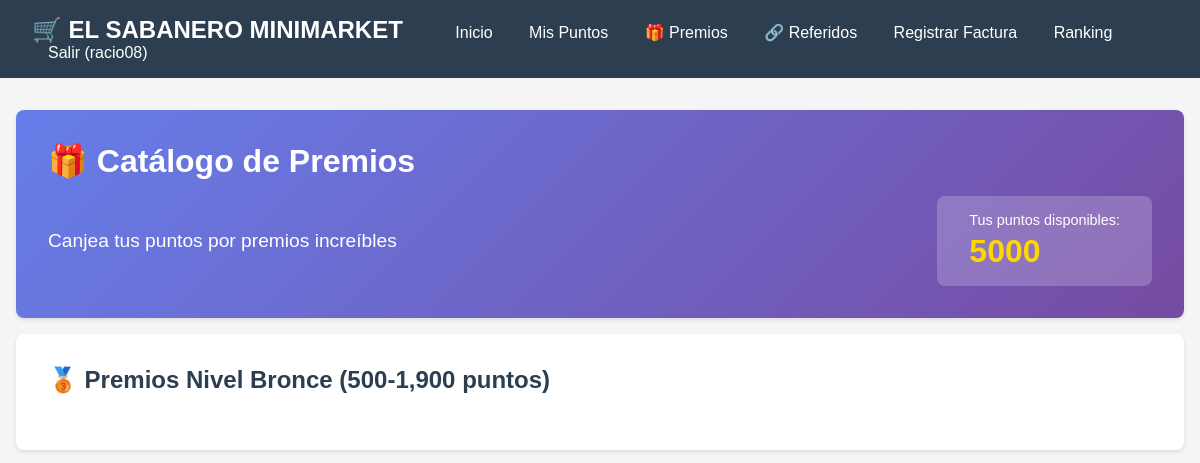
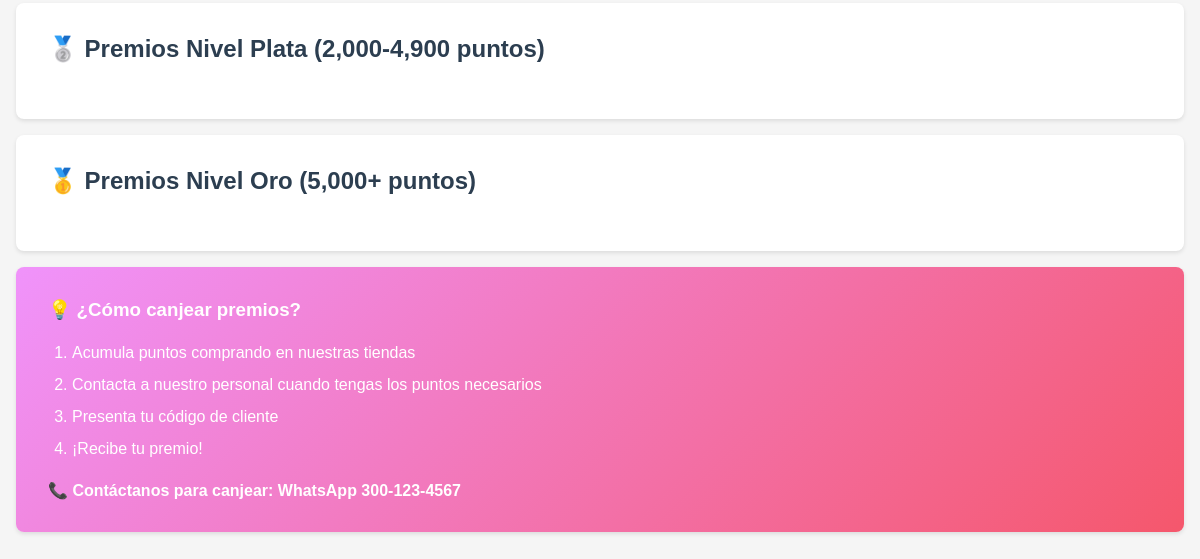
/premios/ (signed in), run on an earlier commit of the app's database (2 pictures, top to bottom).
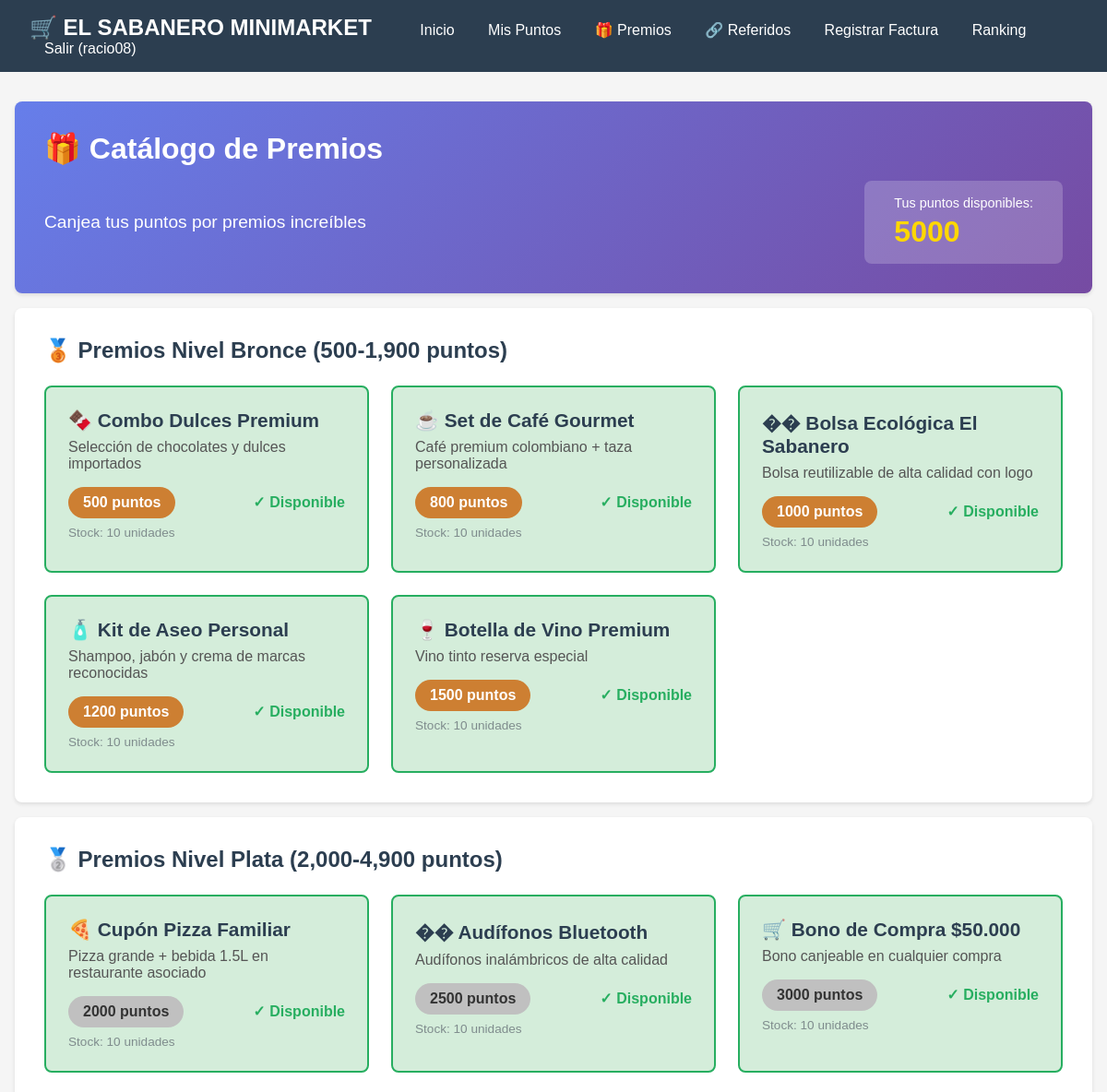
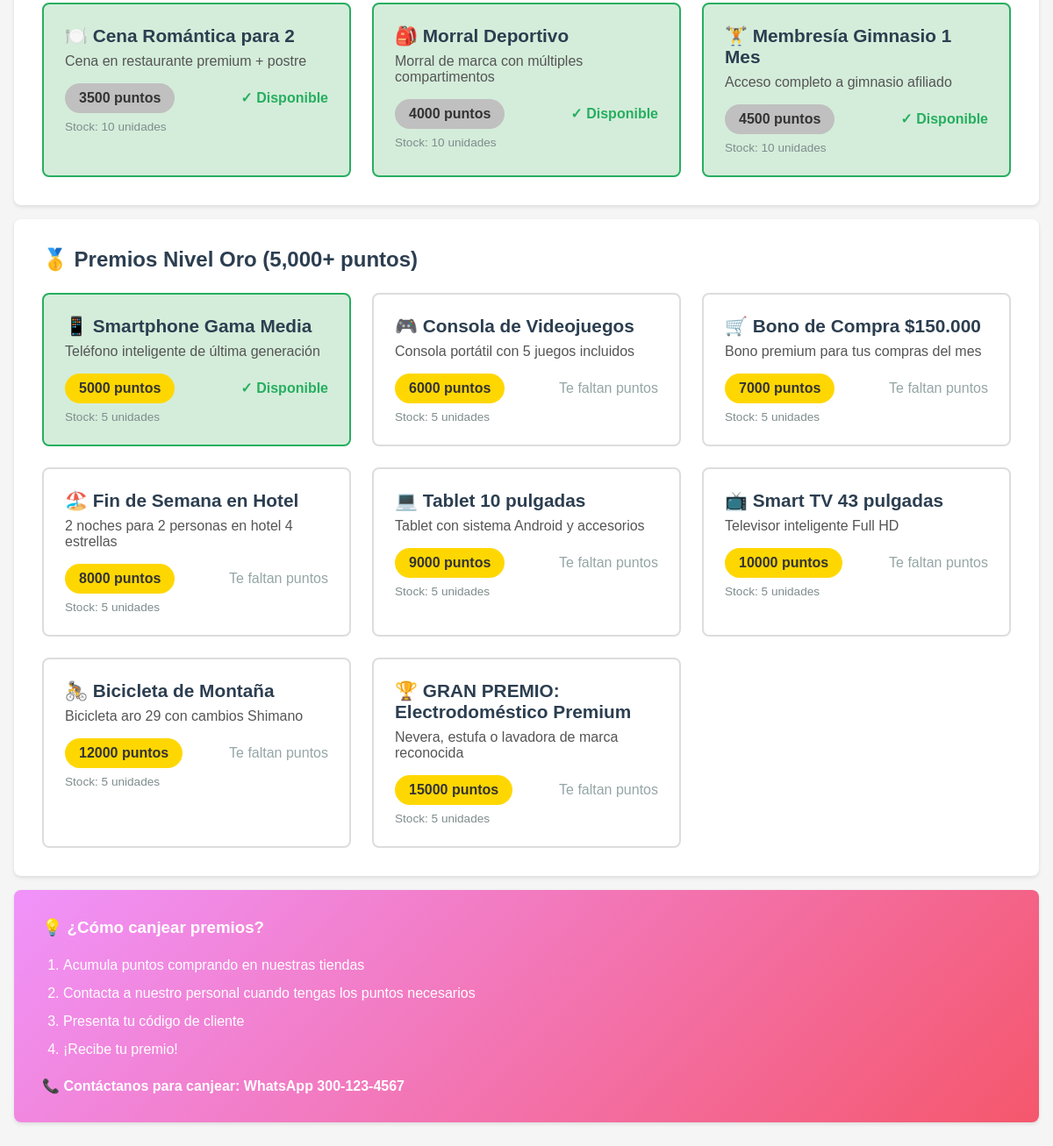
And on a later commit of the database (2 pictures, top to bottom).
### clientes/models.py (models this page shows, shortened)
class CatalogoPremio(models.Model):
    nombre = models.CharField(max_length=150)
    descripcion = models.TextField()
    puntos_requeridos = models.IntegerField()
    disponible = models.BooleanField(default=True)
    imagen_url = models.URLField(blank=True)
    stock = models.IntegerField(default=999)
    class Meta:
        ordering = ['puntos_requeridos']
        verbose_name = 'Catálogo de Premio'
        verbose_name_plural = 'Catálogo de Premios'

### clientes/views.py (the view)
# urls.py: path('premios/', views.catalogo_premios, name='catalogo_premios'),
@login_required
def catalogo_premios(request):
    try:
        cliente = request.user.cliente
        total_puntos = Punto.objects.filter(cliente=cliente).aggregate(Sum('puntos_obtenidos'))['puntos_obtenidos__sum'] or 0
        premios = CatalogoPremio.objects.filter(disponible=True).order_by('puntos_requeridos')
        premios_canjeados = Premio.objects.filter(cliente=cliente).order_by('-fecha_otorgado')
        return render(request, 'clientes/catalogo_premios.html', {
            'premios': premios,
            'total_puntos': total_puntos,
            'premios_canjeados': premios_canjeados
        })
    except Cliente.DoesNotExist:
        messages.error(request, "No tienes un perfil de cliente asociado.")
        return redirect('clientes:home')

### clientes/templates/clientes/catalogo_premios.html (shortened to what the changed rows need)
{% extends 'clientes/base.html' %}
{% block content %}
<div class="card" style="background: linear-gradient(135deg, #667eea 0%, #764ba2 100%); color: white;">
    <h1 style="color: white;">🎁 Catálogo de Premios</h1>
</div>
<div class="card">
    <h2 style="color: #2c3e50; margin-bottom: 1.5rem;">🥉 Premios Nivel Bronce (500-1,900 puntos)</h2>
    <div style="display: grid; grid-template-columns: repeat(auto-fill, minmax(300px, 1fr)); gap: 1.5rem;">
        {% for premio in premios %}
            {% if premio.puntos_requeridos < 2000 %}
            <div style="border: 2px solid {% if total_puntos >= premio.puntos_requeridos %}#27ae60{% else %}#ddd{% endif %}; border-radius: 8px; padding: 1.5rem; {% if total_puntos >= premio.puntos_requeridos %}background: #d4edda;{% endif %}">
                <h3 style="color: #2c3e50; font-size: 1.3rem; margin-bottom: 0.5rem;">{{ premio.nombre }}</h3>
                <p style="color: #555; margin-bottom: 1rem;">{{ premio.descripcion }}</p>
                <div style="display: flex; justify-content: space-between; align-items: center;">
                    <span style="background: #cd7f32; color: white; padding: 0.5rem 1rem; border-radius: 20px; font-weight: bold;">
                        {{ premio.puntos_requeridos }} puntos
                    </span>
                    {% if total_puntos >= premio.puntos_requeridos %}
                        <span style="color: #27ae60; font-weight: bold;">✓ Disponible</span>
                    {% else %}
                        <span style="color: #95a5a6;">Faltan {{ premio.puntos_requeridos|add:"-"|add:total_puntos|cut:"-" }}</span>
                    {% endif %}
                </div>
                <p style="margin-top: 0.5rem; font-size: 0.85rem; color: #7f8c8d;">Stock: {{ premio.stock }} unidades</p>
            </div>
            {% endif %}
        {% endfor %}
    </div>
</div>
<div class="card">
    <h2 style="color: #2c3e50; margin-bottom: 1.5rem;">🥈 Premios Nivel Plata (2,000-4,900 puntos)</h2>
    <div style="display: grid; grid-template-columns: repeat(auto-fill, minmax(300px, 1fr)); gap: 1.5rem;">
        {% for premio in premios %}
            {% if premio.puntos_requeridos >= 2000 and premio.puntos_requeridos < 5000 %}
            <div style="border: 2px solid {% if total_puntos >= premio.puntos_requeridos %}#27ae60{% else %}#ddd{% endif %}; border-radius: 8px; padding: 1.5rem; {% if total_puntos >= premio.puntos_requeridos %}background: #d4edda;{% endif %}">
                <h3 style="color: #2c3e50; font-size: 1.3rem; margin-bottom: 0.5rem;">{{ premio.nombre }}</h3>
                <p style="color: #555; margin-bottom: 1rem;">{{ premio.descripcion }}</p>
                <div style="display: flex; justify-content: space-between; align-items: center;">
                    <span style="background: #c0c0c0; color: #333; padding: 0.5rem 1rem; border-radius: 20px; font-weight: bold;">
                        {{ premio.puntos_requeridos }} puntos
                    </span>
                    {% if total_puntos >= premio.puntos_requeridos %}
                        <span style="color: #27ae60; font-weight: bold;">✓ Disponible</span>
                    {% else %}
                        <span style="color: #95a5a6;">Faltan {{ premio.puntos_requeridos|add:total_puntos|make_list|slice:":1"|join:""|add:total_puntos|cut:total_puntos }}</span>
                    {% endif %}
                </div>
                <p style="margin-top: 0.5rem; font-size: 0.85rem; color: #7f8c8d;">Stock: {{ premio.stock }} unidades</p>
            </div>
            {% endif %}
        {% endfor %}
    </div>
</div>
<div class="card">
    <h2 style="color: #2c3e50; margin-bottom: 1.5rem;">🥇 Premios Nivel Oro (5,000+ puntos)</h2>
    <div style="display: grid; grid-template-columns: repeat(auto-fill, minmax(300px, 1fr)); gap: 1.5rem;">
        {% for premio in premios %}
            {% if premio.puntos_requeridos >= 5000 %}
            <div style="border: 2px solid {% if total_puntos >= premio.puntos_requeridos %}#27ae60{% else %}#ddd{% endif %}; border-radius: 8px; padding: 1.5rem; {% if total_puntos >= premio.puntos_requeridos %}background: #d4edda;{% endif %}">
                <h3 style="color: #2c3e50; font-size: 1.3rem; margin-bottom: 0.5rem;">{{ premio.nombre }}</h3>
                <p style="color: #555; margin-bottom: 1rem;">{{ premio.descripcion }}</p>
                <div style="display: flex; justify-content: space-between; align-items: center;">
                    <span style="background: #ffd700; color: #333; padding: 0.5rem 1rem; border-radius: 20px; font-weight: bold;">
                        {{ premio.puntos_requeridos }} puntos
                    </span>
                    {% if total_puntos >= premio.puntos_requeridos %}
                        <span style="color: #27ae60; font-weight: bold;">✓ Disponible</span>
                    {% else %}
                        <span style="color: #95a5a6;">Te faltan puntos</span>
                    {% endif %}
                </div>
                <p style="margin-top: 0.5rem; font-size: 0.85rem; color: #7f8c8d;">Stock: {{ premio.stock }} unidades</p>
            </div>
            {% endif %}
        {% endfor %}
    </div>
</div>
{% endblock %}

What changed in the data, as far as the page shows it:
added CatalogoPremio: nombre "🍫 Combo Dulces Premium", descripcion "Selección de chocolates y dulces importados", puntos_requeridos "500", shows "✓ Disponible", stock "10", shown under "🥉 Premios Nivel Bronce (500-1,900 puntos)"
added CatalogoPremio: nombre "☕ Set de Café Gourmet", descripcion "Café premium colombiano + taza personalizada", puntos_requeridos "800", shows "✓ Disponible", stock "10", shown under "🥉 Premios Nivel Bronce (500-1,900 puntos)"
added CatalogoPremio: nombre "��️ Bolsa Ecológica El Sabanero", descripcion "Bolsa reutilizable de alta calidad con logo", puntos_requeridos "1000", shows "✓ Disponible", stock "10", shown under "🥉 Premios Nivel Bronce (500-1,900 puntos)"
added CatalogoPremio: nombre "🧴 Kit de Aseo Personal", descripcion "Shampoo, jabón y crema de marcas reconocidas", puntos_requeridos "1200", shows "✓ Disponible", stock "10", shown under "🥉 Premios Nivel Bronce (500-1,900 puntos)"
added CatalogoPremio: nombre "🍷 Botella de Vino Premium", descripcion "Vino tinto reserva especial", puntos_requeridos "1500", shows "✓ Disponible", stock "10", shown under "🥉 Premios Nivel Bronce (500-1,900 puntos)"
added CatalogoPremio: nombre "🍕 Cupón Pizza Familiar", descripcion "Pizza grande + bebida 1.5L en restaurante asociado", puntos_requeridos "2000", shows "✓ Disponible", stock "10", shown under "🥈 Premios Nivel Plata (2,000-4,900 puntos)"
added CatalogoPremio: nombre "�� Audífonos Bluetooth", descripcion "Audífonos inalámbricos de alta calidad", puntos_requeridos "2500", shows "✓ Disponible", stock "10", shown under "🥈 Premios Nivel Plata (2,000-4,900 puntos)"
added CatalogoPremio: nombre "🛒 Bono de Compra $50.000", descripcion "Bono canjeable en cualquier compra", puntos_requeridos "3000", shows "✓ Disponible", stock "10", shown under "🥈 Premios Nivel Plata (2,000-4,900 puntos)"
added CatalogoPremio: nombre "🍽️ Cena Romántica para 2", descripcion "Cena en restaurante premium + postre", puntos_requeridos "3500", shows "✓ Disponible", stock "10", shown under "🥈 Premios Nivel Plata (2,000-4,900 puntos)"
added CatalogoPremio: nombre "🎒 Morral Deportivo", descripcion "Morral de marca con múltiples compartimentos", puntos_requeridos "4000", shows "✓ Disponible", stock "10", shown under "🥈 Premios Nivel Plata (2,000-4,900 puntos)"
added CatalogoPremio: nombre "🏋️ Membresía Gimnasio 1 Mes", descripcion "Acceso completo a gimnasio afiliado", puntos_requeridos "4500", shows "✓ Disponible", stock "10", shown under "🥈 Premios Nivel Plata (2,000-4,900 puntos)"
added CatalogoPremio: nombre "📱 Smartphone Gama Media", descripcion "Teléfono inteligente de última generación", puntos_requeridos "5000", shows "✓ Disponible", stock "5", shown under "🥇 Premios Nivel Oro (5,000+ puntos)"
added CatalogoPremio: nombre "🎮 Consola de Videojuegos", descripcion "Consola portátil con 5 juegos incluidos", puntos_requeridos "6000", shows "Te faltan puntos", stock "5", shown under "🥇 Premios Nivel Oro (5,000+ puntos)"
added CatalogoPremio: nombre "🛒 Bono de Compra $150.000", descripcion "Bono premium para tus compras del mes", puntos_requeridos "7000", shows "Te faltan puntos", stock "5", shown under "🥇 Premios Nivel Oro (5,000+ puntos)"
added CatalogoPremio: nombre "🏖️ Fin de Semana en Hotel", descripcion "2 noches para 2 personas en hotel 4 estrellas", puntos_requeridos "8000", shows "Te faltan puntos", stock "5", shown under "🥇 Premios Nivel Oro (5,000+ puntos)"
added CatalogoPremio: nombre "💻 Tablet 10 pulgadas", descripcion "Tablet con sistema Android y accesorios", puntos_requeridos "9000", shows "Te faltan puntos", stock "5", shown under "🥇 Premios Nivel Oro (5,000+ puntos)"
added CatalogoPremio: nombre "📺 Smart TV 43 pulgadas", descripcion "Televisor inteligente Full HD", puntos_requeridos "10000", shows "Te faltan puntos", stock "5", shown under "🥇 Premios Nivel Oro (5,000+ puntos)"
added CatalogoPremio: nombre "🚴 Bicicleta de Montaña", descripcion "Bicicleta aro 29 con cambios Shimano", puntos_requeridos "12000", shows "Te faltan puntos", stock "5", shown under "🥇 Premios Nivel Oro (5,000+ puntos)"
added CatalogoPremio: nombre "🏆 GRAN PREMIO: Electrodoméstico Premium", descripcion "Nevera, estufa o lavadora de marca reconocida", puntos_requeridos "15000", shows "Te faltan puntos", stock "5", shown under "🥇 Premios Nivel Oro (5,000+ puntos)"
